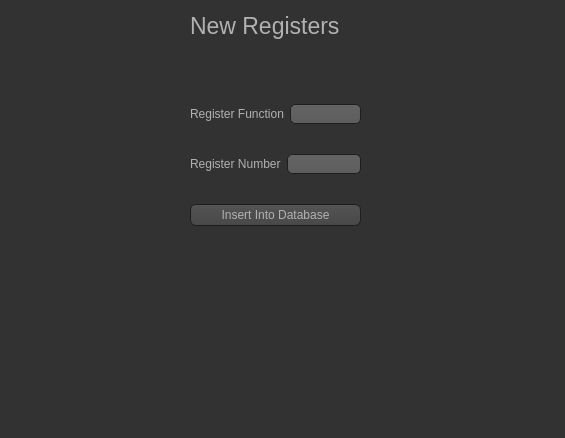
<?xml version="1.0" encoding="UTF-8"?>
<ui version="4.0">
 <class>MainWindow</class>
 <widget class="QMainWindow" name="MainWindow">
  <property name="geometry">
   <rect>
    <x>0</x>
    <y>0</y>
    <width>565</width>
    <height>438</height>
   </rect>
  </property>
  <property name="windowTitle">
   <string>MainWindow</string>
  </property>
  <property name="styleSheet">
   <string notr="true">QToolTip
{
     border: 1px solid black;
     background-color: #ffa02f;
     padding: 1px;
     border-radius: 3px;
     opacity: 100;
}

QWidget
{
    color: #b1b1b1;
    background-color: #323232;
}

QTreeView, QListView
{
    background-color: silver;
    margin-left: 5px;
}

QWidget:item:hover
{
    background-color: QLinearGradient( x1: 0, y1: 0, x2: 0, y2: 1, stop: 0 #ffa02f, stop: 1 #ca0619);
    color: #000000;
}

QWidget:item:selected
{
    background-color: QLinearGradient( x1: 0, y1: 0, x2: 0, y2: 1, stop: 0 #ffa02f, stop: 1 #d7801a);
}

QMenuBar::item
{
    background: transparent;
}

QMenuBar::item:selected
{
    background: transparent;
    border: 1px solid #ffaa00;
}

QMenuBar::item:pressed
{
    background: #444;
    border: 1px solid #000;
    background-color: QLinearGradient(
        x1:0, y1:0,
        x2:0, y2:1,
        stop:1 #212121,
        stop:0.4 #343434/*,
        stop:0.2 #343434,
        stop:0.1 #ffaa00*/
    );
    margin-bottom:-1px;
    padding-bottom:1px;
}

QMenu
{
    border: 1px solid #000;
}

QMenu::item
{
    padding: 2px 20px 2px 20px;
}

QMenu::item:selected
{
    color: #000000;
}

QWidget:disabled
{
    color: #808080;
    background-color: #323232;
}

QAbstractItemView
{
    background-color: QLinearGradient( x1: 0, y1: 0, x2: 0, y2: 1, stop: 0 #4d4d4d, stop: 0.1 #646464, stop: 1 #5d5d5d);
}

QWidget:focus
{
    /*border: 1px solid darkgray;*/
}

QLineEdit
{
    background-color: QLinearGradient( x1: 0, y1: 0, x2: 0, y2: 1, stop: 0 #4d4d4d, stop: 0 #646464, stop: 1 #5d5d5d);
    padding: 1px;
    border-style: solid;
    border: 1px solid #1e1e1e;
    border-radius: 5;
}

QPushButton
{
    color: #b1b1b1;
    background-color: QLinearGradient( x1: 0, y1: 0, x2: 0, y2: 1, stop: 0 #565656, stop: 0.1 #525252, stop: 0.5 #4e4e4e, stop: 0.9 #4a4a4a, stop: 1 #464646);
    border-width: 1px;
    border-color: #1e1e1e;
    border-style: solid;
    border-radius: 6;
    padding: 3px;
    font-size: 12px;
    padding-left: 5px;
    padding-right: 5px;
    min-width: 40px;
}

QPushButton:pressed
{
    background-color: QLinearGradient( x1: 0, y1: 0, x2: 0, y2: 1, stop: 0 #2d2d2d, stop: 0.1 #2b2b2b, stop: 0.5 #292929, stop: 0.9 #282828, stop: 1 #252525);
}

QComboBox
{
    selection-background-color: #ffaa00;
    background-color: QLinearGradient( x1: 0, y1: 0, x2: 0, y2: 1, stop: 0 #565656, stop: 0.1 #525252, stop: 0.5 #4e4e4e, stop: 0.9 #4a4a4a, stop: 1 #464646);
    border-style: solid;
    border: 1px solid #1e1e1e;
    border-radius: 5;
}

QComboBox:hover,QPushButton:hover
{
    border: 2px solid QLinearGradient( x1: 0, y1: 0, x2: 0, y2: 1, stop: 0 #ffa02f, stop: 1 #d7801a);
}


QComboBox:on
{
    padding-top: 3px;
    padding-left: 4px;
    background-color: QLinearGradient( x1: 0, y1: 0, x2: 0, y2: 1, stop: 0 #2d2d2d, stop: 0.1 #2b2b2b, stop: 0.5 #292929, stop: 0.9 #282828, stop: 1 #252525);
    selection-background-color: #ffaa00;
}

QComboBox QAbstractItemView
{
    border: 2px solid darkgray;
    selection-background-color: QLinearGradient( x1: 0, y1: 0, x2: 0, y2: 1, stop: 0 #ffa02f, stop: 1 #d7801a);
}

QComboBox::drop-down
{
     subcontrol-origin: padding;
     subcontrol-position: top right;
     width: 15px;

     border-left-width: 0px;
     border-left-color: darkgray;
     border-left-style: solid; /* just a single line */
     border-top-right-radius: 3px; /* same radius as the QComboBox */
     border-bottom-right-radius: 3px;
 }

QComboBox::down-arrow
{
     image: url(:/dark_orange/img/down_arrow.png);
}

QGroupBox
{
    border: 1px solid darkgray;
    margin-top: 10px;
}

QGroupBox:focus
{
    border: 1px solid darkgray;
}

QTextEdit:focus
{
    border: 1px solid darkgray;
}

QScrollBar:horizontal {
     border: 1px solid #222222;
     background: QLinearGradient( x1: 0, y1: 0, x2: 0, y2: 1, stop: 0.0 #121212, stop: 0.2 #282828, stop: 1 #484848);
     height: 7px;
     margin: 0px 16px 0 16px;
}

QScrollBar::handle:horizontal
{
      background: QLinearGradient( x1: 0, y1: 0, x2: 1, y2: 0, stop: 0 #ffa02f, stop: 0.5 #d7801a, stop: 1 #ffa02f);
      min-height: 20px;
      border-radius: 2px;
}

QScrollBar::add-line:horizontal {
      border: 1px solid #1b1b19;
      border-radius: 2px;
      background: QLinearGradient( x1: 0, y1: 0, x2: 1, y2: 0, stop: 0 #ffa02f, stop: 1 #d7801a);
      width: 14px;
      subcontrol-position: right;
      subcontrol-origin: margin;
}

QScrollBar::sub-line:horizontal {
      border: 1px solid #1b1b19;
      border-radius: 2px;
      background: QLinearGradient( x1: 0, y1: 0, x2: 1, y2: 0, stop: 0 #ffa02f, stop: 1 #d7801a);
      width: 14px;
     subcontrol-position: left;
     subcontrol-origin: margin;
}

QScrollBar::right-arrow:horizontal, QScrollBar::left-arrow:horizontal
{
      border: 1px solid black;
      width: 1px;
      height: 1px;
      background: white;
}

QScrollBar::add-page:horizontal, QScrollBar::sub-page:horizontal
{
      background: none;
}

QScrollBar:vertical
{
      background: QLinearGradient( x1: 0, y1: 0, x2: 1, y2: 0, stop: 0.0 #121212, stop: 0.2 #282828, stop: 1 #484848);
      width: 7px;
      margin: 16px 0 16px 0;
      border: 1px solid #222222;
}

QScrollBar::handle:vertical
{
      background: QLinearGradient( x1: 0, y1: 0, x2: 0, y2: 1, stop: 0 #ffa02f, stop: 0.5 #d7801a, stop: 1 #ffa02f);
      min-height: 20px;
      border-radius: 2px;
}

QScrollBar::add-line:vertical
{
      border: 1px solid #1b1b19;
      border-radius: 2px;
      background: QLinearGradient( x1: 0, y1: 0, x2: 0, y2: 1, stop: 0 #ffa02f, stop: 1 #d7801a);
      height: 14px;
      subcontrol-position: bottom;
      subcontrol-origin: margin;
}

QScrollBar::sub-line:vertical
{
      border: 1px solid #1b1b19;
      border-radius: 2px;
      background: QLinearGradient( x1: 0, y1: 0, x2: 0, y2: 1, stop: 0 #d7801a, stop: 1 #ffa02f);
      height: 14px;
      subcontrol-position: top;
      subcontrol-origin: margin;
}

QScrollBar::up-arrow:vertical, QScrollBar::down-arrow:vertical
{
      border: 1px solid black;
      width: 1px;
      height: 1px;
      background: white;
}


QScrollBar::add-page:vertical, QScrollBar::sub-page:vertical
{
      background: none;
}

QTextEdit
{
    background-color: #242424;
}

QPlainTextEdit
{
    background-color: #242424;
}

QHeaderView::section
{
    background-color: QLinearGradient(x1:0, y1:0, x2:0, y2:1, stop:0 #616161, stop: 0.5 #505050, stop: 0.6 #434343, stop:1 #656565);
    color: white;
    padding-left: 4px;
    border: 1px solid #6c6c6c;
}

QCheckBox:disabled
{
color: #414141;
}

QDockWidget::title
{
    text-align: center;
    spacing: 3px; /* spacing between items in the tool bar */
    background-color: QLinearGradient(x1:0, y1:0, x2:0, y2:1, stop:0 #323232, stop: 0.5 #242424, stop:1 #323232);
}

QDockWidget::close-button, QDockWidget::float-button
{
    text-align: center;
    spacing: 1px; /* spacing between items in the tool bar */
    background-color: QLinearGradient(x1:0, y1:0, x2:0, y2:1, stop:0 #323232, stop: 0.5 #242424, stop:1 #323232);
}

QDockWidget::close-button:hover, QDockWidget::float-button:hover
{
    background: #242424;
}

QDockWidget::close-button:pressed, QDockWidget::float-button:pressed
{
    padding: 1px -1px -1px 1px;
}

QMainWindow::separator
{
    background-color: QLinearGradient(x1:0, y1:0, x2:0, y2:1, stop:0 #161616, stop: 0.5 #151515, stop: 0.6 #212121, stop:1 #343434);
    color: white;
    padding-left: 4px;
    border: 1px solid #4c4c4c;
    spacing: 3px; /* spacing between items in the tool bar */
}

QMainWindow::separator:hover
{

    background-color: QLinearGradient(x1:0, y1:0, x2:0, y2:1, stop:0 #d7801a, stop:0.5 #b56c17 stop:1 #ffa02f);
    color: white;
    padding-left: 4px;
    border: 1px solid #6c6c6c;
    spacing: 3px; /* spacing between items in the tool bar */
}

QToolBar::handle
{
     spacing: 3px; /* spacing between items in the tool bar */
     background: url(:/dark_orange/img/handle.png);
}

QMenu::separator
{
    height: 2px;
    background-color: QLinearGradient(x1:0, y1:0, x2:0, y2:1, stop:0 #161616, stop: 0.5 #151515, stop: 0.6 #212121, stop:1 #343434);
    color: white;
    padding-left: 4px;
    margin-left: 10px;
    margin-right: 5px;
}

QProgressBar
{
    border: 2px solid grey;
    border-radius: 5px;
    text-align: center;
}

QProgressBar::chunk
{
    background-color: #d7801a;
    width: 2.15px;
    margin: 0.5px;
}

QTabBar::tab {
    color: #b1b1b1;
    border: 1px solid #444;
    border-bottom-style: none;
    background-color: #323232;
    padding-left: 10px;
    padding-right: 10px;
    padding-top: 3px;
    padding-bottom: 2px;
    margin-right: -1px;
}

QTabWidget::pane {
    border: 1px solid #444;
    top: 1px;
}

QTabBar::tab:last
{
    margin-right: 0; /* the last selected tab has nothing to overlap with on the right */
    border-top-right-radius: 3px;
}

QTabBar::tab:first:!selected
{
 margin-left: 0px; /* the last selected tab has nothing to overlap with on the right */


    border-top-left-radius: 3px;
}

QTabBar::tab:!selected
{
    color: #b1b1b1;
    border-bottom-style: solid;
    margin-top: 3px;
    background-color: QLinearGradient(x1:0, y1:0, x2:0, y2:1, stop:1 #212121, stop:.4 #343434);
}

QTabBar::tab:selected
{
    border-top-left-radius: 3px;
    border-top-right-radius: 3px;
    margin-bottom: 0px;
}

QTabBar::tab:!selected:hover
{
    /*border-top: 2px solid #ffaa00;
    padding-bottom: 3px;*/
    border-top-left-radius: 3px;
    border-top-right-radius: 3px;
    background-color: QLinearGradient(x1:0, y1:0, x2:0, y2:1, stop:1 #212121, stop:0.4 #343434, stop:0.2 #343434, stop:0.1 #ffaa00);
}

QRadioButton::indicator:checked, QRadioButton::indicator:unchecked{
    color: #b1b1b1;
    background-color: #323232;
    border: 1px solid #b1b1b1;
    border-radius: 6px;
}

QRadioButton::indicator:checked
{
    background-color: qradialgradient(
        cx: 0.5, cy: 0.5,
        fx: 0.5, fy: 0.5,
        radius: 1.0,
        stop: 0.25 #ffaa00,
        stop: 0.3 #323232
    );
}

QCheckBox::indicator{
    color: #b1b1b1;
    background-color: #323232;
    border: 1px solid #b1b1b1;
    width: 9px;
    height: 9px;
}

QRadioButton::indicator
{
    border-radius: 6px;
}

QRadioButton::indicator:hover, QCheckBox::indicator:hover
{
    border: 1px solid #ffaa00;
}

QCheckBox::indicator:checked
{
    image:url(:/dark_orange/img/checkbox.png);
}

QCheckBox::indicator:disabled, QRadioButton::indicator:disabled
{
    border: 1px solid #444;
}


QSlider::groove:horizontal {
    border: 1px solid #3A3939;
    height: 8px;
    background: #201F1F;
    margin: 2px 0;
    border-radius: 2px;
}

QSlider::handle:horizontal {
    background: QLinearGradient( x1: 0, y1: 0, x2: 0, y2: 1,
      stop: 0.0 silver, stop: 0.2 #a8a8a8, stop: 1 #727272);
    border: 1px solid #3A3939;
    width: 14px;
    height: 14px;
    margin: -4px 0;
    border-radius: 2px;
}

QSlider::groove:vertical {
    border: 1px solid #3A3939;
    width: 8px;
    background: #201F1F;
    margin: 0 0px;
    border-radius: 2px;
}

QSlider::handle:vertical {
    background: QLinearGradient( x1: 0, y1: 0, x2: 0, y2: 1, stop: 0.0 silver,
      stop: 0.2 #a8a8a8, stop: 1 #727272);
    border: 1px solid #3A3939;
    width: 14px;
    height: 14px;
    margin: 0 -4px;
    border-radius: 2px;
}

QAbstractSpinBox {
    padding-top: 2px;
    padding-bottom: 2px;
    border: 1px solid darkgray;

    border-radius: 2px;
    min-width: 50px;
}
</string>
  </property>
  <widget class="QWidget" name="centralwidget">
   <widget class="QLabel" name="label">
    <property name="geometry">
     <rect>
      <x>190</x>
      <y>0</y>
      <width>181</width>
      <height>51</height>
     </rect>
    </property>
    <property name="font">
     <font>
      <pointsize>17</pointsize>
     </font>
    </property>
    <property name="text">
     <string>New Registers</string>
    </property>
   </widget>
   <widget class="QWidget" name="verticalLayoutWidget">
    <property name="geometry">
     <rect>
      <x>190</x>
      <y>80</y>
      <width>171</width>
      <height>171</height>
     </rect>
    </property>
    <layout class="QVBoxLayout" name="verticalLayout">
     <item>
      <layout class="QHBoxLayout" name="horizontalLayout_2">
       <item>
        <widget class="QLabel" name="label_3">
         <property name="text">
          <string>Register Function</string>
         </property>
        </widget>
       </item>
       <item>
        <widget class="QLineEdit" name="lineEdit_2"/>
       </item>
      </layout>
     </item>
     <item>
      <layout class="QHBoxLayout" name="horizontalLayout">
       <item>
        <widget class="QLabel" name="label_2">
         <property name="text">
          <string>Register Number</string>
         </property>
        </widget>
       </item>
       <item>
        <widget class="QLineEdit" name="lineEdit"/>
       </item>
      </layout>
     </item>
     <item>
      <widget class="QPushButton" name="pushButton">
       <property name="text">
        <string>Insert Into Database</string>
       </property>
      </widget>
     </item>
    </layout>
   </widget>
  </widget>
  <widget class="QMenuBar" name="menubar">
   <property name="geometry">
    <rect>
     <x>0</x>
     <y>0</y>
     <width>565</width>
     <height>26</height>
    </rect>
   </property>
  </widget>
  <widget class="QStatusBar" name="statusbar"/>
 </widget>
 <resources/>
 <connections/>
</ui>
